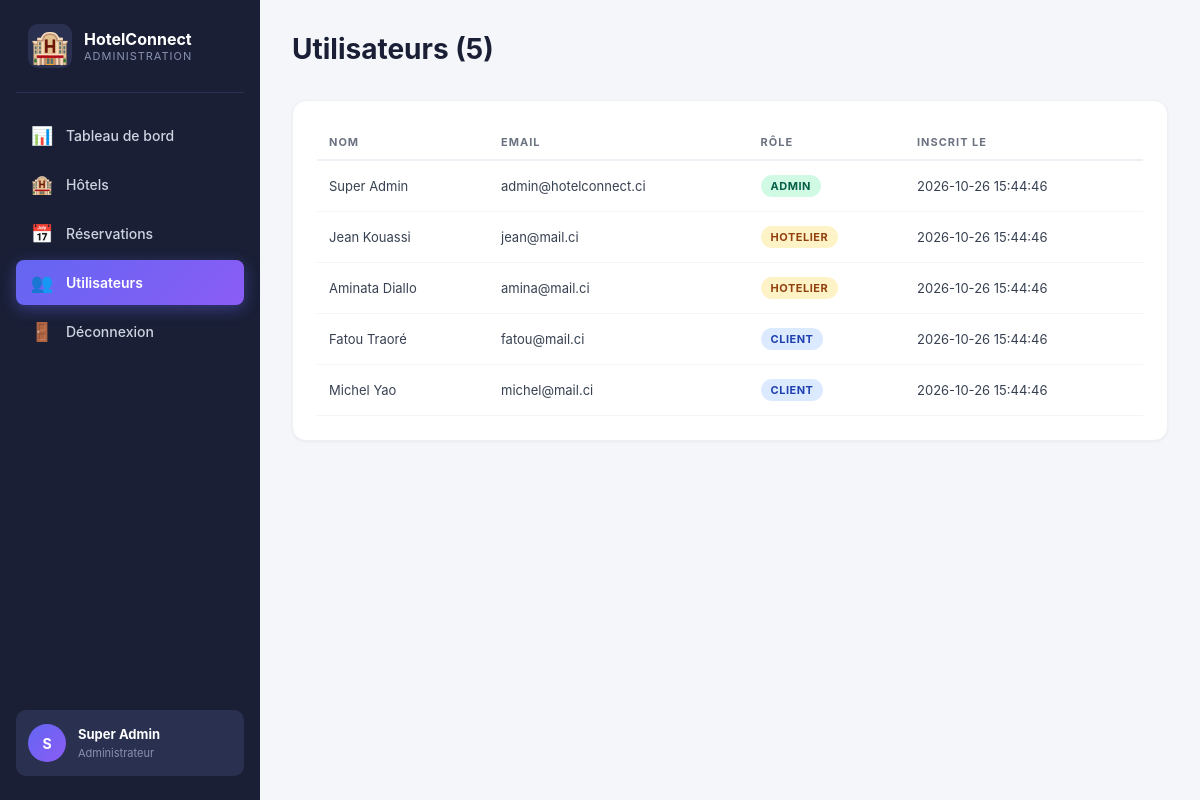
The page /admin/users.php (signed in) on the database its author committed.
### tables this page shows
CREATE TABLE users (
    id BIGINT UNSIGNED AUTO_INCREMENT PRIMARY KEY,
    nom VARCHAR(100) NOT NULL,
    prenom VARCHAR(100) NOT NULL,
    email VARCHAR(190) NOT NULL UNIQUE,
    telephone VARCHAR(30),
    password VARCHAR(255) NOT NULL,
    role ENUM('admin','hotelier','client') NOT NULL DEFAULT 'client',
    actif TINYINT(1) NOT NULL DEFAULT 1,
    created_at TIMESTAMP DEFAULT CURRENT_TIMESTAMP
);

### config/helpers.php (called while the page is built, shortened)
<?php
function e(?string $s): string {
    return htmlspecialchars($s ?? '', ENT_QUOTES | ENT_SUBSTITUTE, 'UTF-8');
}
function current_user(): ?array {
    return $_SESSION['user'] ?? null;
}

### admin/users.php (the view, shortened to what this page needs)
<?php
require_once __DIR__ . '/../config/helpers.php';
$users = $pdo->query("SELECT * FROM users ORDER BY created_at DESC")->fetchAll();
?>
<!doctype html>
<html lang="fr"><head><meta charset="utf-8"><title>Utilisateurs</title>
<link rel="stylesheet" href="<?= BASE_URL ?>/assets/style.css">
<link rel="stylesheet" href="<?= BASE_URL ?>/assets/admin.css"></head>
<body class="admin-body">
<?php require __DIR__ . '/_sidebar.php'; ?>
<main class="admin-main">
    <div class="admin-header"><h1>Utilisateurs (<?= count($users) ?>)</h1></div>
    <div class="panel">
        <table class="admin-table">
            <thead><tr><th>Nom</th><th>Email</th><th>Rôle</th><th>Inscrit le</th></tr></thead>
            <tbody>
                <?php foreach ($users as $u): ?>
                <tr>
                    <td><?= e($u['prenom']) ?> <?= e($u['nom']) ?></td>
                    <td><?= e($u['email']) ?></td>
                    <td><span class="badge badge-<?= $u['role'] === 'admin' ? 'confirmee' : ($u['role'] === 'hotelier' ? 'attente' : 'payee') ?>"><?= e($u['role']) ?></span></td>
                    <td><?= e($u['created_at']) ?></td>
                </tr>
                <?php endforeach; ?>
            </tbody>
        </table>
    </div>
</main>
</body></html>

### admin/_sidebar.php
<?php
$page = basename($_SERVER['PHP_SELF']);
?>
<aside class="admin-sidebar">
    <div class="admin-logo">
        <span class="logo-icon">🏨</span>
        <div>
            <strong>HotelConnect</strong>
            <small>Administration</small>
        </div>
    </div>
    <nav class="admin-nav">
        <a href="<?= BASE_URL ?>/admin/index.php" class="admin-link <?= $page === 'index.php' ? 'active' : '' ?>">
            <span>📊</span> Tableau de bord
        </a>
        <a href="<?= BASE_URL ?>/admin/hotels.php" class="admin-link <?= $page === 'hotels.php' ? 'active' : '' ?>">
            <span>🏨</span> Hôtels
        </a>
        <a href="<?= BASE_URL ?>/admin/reservations.php" class="admin-link <?= $page === 'reservations.php' ? 'active' : '' ?>">
            <span>📅</span> Réservations
        </a>
        <a href="<?= BASE_URL ?>/admin/users.php" class="admin-link <?= $page === 'users.php' ? 'active' : '' ?>">
            <span>👥</span> Utilisateurs
        </a>
        <a href="<?= BASE_URL ?>/logout.php" class="admin-link">
            <span>🚪</span> Déconnexion
        </a>
    </nav>
    <div class="admin-user">
        <div class="avatar-admin"><?= e(strtoupper(current_user()['prenom'][0] ?? 'A')) ?></div>
        <div>
            <strong><?= e(current_user()['prenom'] . ' ' . current_user()['nom']) ?></strong>
            <small>Administrateur</small>
        </div>
    </div>
</aside>

### assets/style.css (style rules this page uses)
:root { --ink: #172b2a; --muted: #687875; --green: #176b57; --green2: #0d4c40; --cream: #f7f8f4; --line: #e3e9e4; --gold: #c89b50; }
* { box-sizing: border-box; }
body { margin: 0; color: var(--ink); background: #fff; font-family: 'DM Sans', sans-serif; font-size: 15px; }
a { color: inherit; text-decoration: none; }

### assets/admin.css (style rules this page uses)
.admin-body { display: flex; background: #f4f6f9; min-height: 100vh; margin: 0; font-family: 'Inter', Arial, sans-serif; }
.admin-sidebar { width: 260px; background: #1a1f36; color: #fff; display: flex; flex-direction: column; padding: 24px 16px; position: sticky; top: 0; height: 100vh; flex-shrink: 0; }
.admin-logo { display: flex; align-items: center; gap: 12px; padding: 0 12px 24px; border-bottom: 1px solid #2a3050; margin-bottom: 20px; }
.admin-logo .logo-icon { font-size: 32px; width: 44px; height: 44px; background: #2a3050; border-radius: 10px; display: flex; align-items: center; justify-content: center; }
.admin-logo strong { display: block; font-size: 16px; color: #fff; }
.admin-logo small { display: block; font-size: 11px; color: #8892b0; text-transform: uppercase; letter-spacing: 1px; }
.admin-nav { flex: 1; display: flex; flex-direction: column; gap: 4px; }
.admin-link { display: flex; align-items: center; gap: 12px; padding: 12px 14px; color: #cdd5e0; text-decoration: none; border-radius: 8px; font-size: 14px; font-weight: 500; transition: all .2s; }
.admin-link.active { background: linear-gradient(135deg, #6366f1, #8b5cf6); color: #fff; font-weight: 600; box-shadow: 0 4px 15px rgba(99,102,241,.4); }
.admin-link span { font-size: 18px; width: 24px; text-align: center; }
.admin-user { display: flex; align-items: center; gap: 12px; padding: 14px 12px; background: #2a3050; border-radius: 10px; margin-top: 20px; }
.avatar-admin { width: 38px; height: 38px; border-radius: 50%; background: linear-gradient(135deg, #6366f1, #8b5cf6); display: flex; align-items: center; justify-content: center; font-weight: 700; font-size: 14px; color: #fff; }
.admin-user strong { display: block; font-size: 13px; color: #fff; }
.admin-user small { font-size: 11px; color: #8892b0; }
.admin-main { flex: 1; padding: 32px; overflow-x: hidden; }
.admin-header { display: flex; justify-content: space-between; align-items: center; margin-bottom: 30px; gap: 20px; flex-wrap: wrap; }
.admin-header h1 { font-size: 28px; margin: 0 0 4px; color: #1a1f36; font-family: 'Inter', sans-serif; }
.admin-main .panel { background: #fff; border-radius: 14px; padding: 24px; box-shadow: 0 1px 3px rgba(0,0,0,.05); border: 1px solid #eef0f5; margin-bottom: 0; }
.admin-table { width: 100%; border-collapse: collapse; font-size: 13px; }
.admin-table th { text-align: left; padding: 10px 12px; font-size: 11px; text-transform: uppercase; letter-spacing: 1px; color: #6b7280; font-weight: 700; border-bottom: 2px solid #eef0f5; }
.admin-table td { padding: 14px 12px; border-bottom: 1px solid #f3f4f6; color: #374151; }
.badge { display: inline-block; padding: 4px 10px; border-radius: 20px; font-size: 11px; font-weight: 700; text-transform: uppercase; letter-spacing: .5px; }
.badge-attente { background: #fef3c7; color: #92400e; }
.badge-confirmee, .badge-valide { background: #d1fae5; color: #065f46; }
.badge-payee { background: #dbeafe; color: #1e40af; }

### rows shown on the page
users: prenom "S", prenom+nom "Super Admin", prenom "Super", nom "Admin", email "admin@hotelconnect.ci", role "ADMIN", created_at "2026-10-26 15:44:46"
users: prenom "Jean", nom "Kouassi", email "jean@mail.ci", role "HOTELIER", created_at "2026-10-26 15:44:46"
users: prenom "Aminata", nom "Diallo", email "amina@mail.ci", role "HOTELIER", created_at "2026-10-26 15:44:46"
users: prenom "Fatou", nom "Traoré", email "fatou@mail.ci", role "CLIENT", created_at "2026-10-26 15:44:46"
users: prenom "Michel", nom "Yao", email "michel@mail.ci", role "CLIENT", created_at "2026-10-26 15:44:46"

### other values the page prints
count($users) "5"
